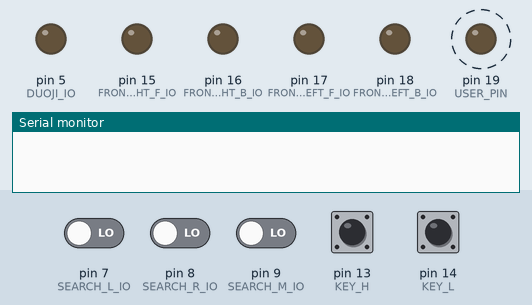
A sketch run on a simulated Arduino Uno, built with avr-gcc and run on an emulated ATmega328P. On the bench: output pins drawn as LEDs (lit = HIGH), the last lines printed to the serial monitor. Dashed ring = blinking. The inputs (shaded band) are chosen by the test bench; at power-on: pin 14 (KEY_L) HIGH, pin 7 (SEARCH_L_IO), pin 8 (SEARCH_R_IO), pin 9 (SEARCH_M_IO), pin 13 (KEY_H) LOW.

Above: at 0.9 s.
1.3 s: pin 13 (KEY_H) pulled HIGH for 3.2 s
6.0 s: pin 7 (SEARCH_L_IO) driven HIGH
At 6.66 s:
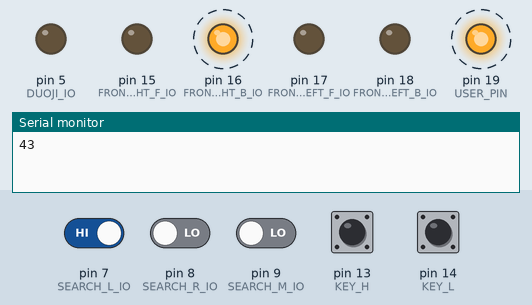
9.0 s: pin 8 (SEARCH_R_IO) driven HIGH
At 9.51 s:
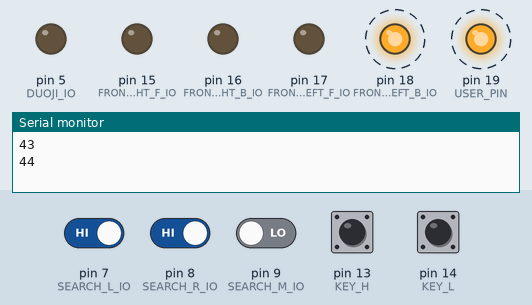
12.0 s: pin 9 (SEARCH_M_IO) driven HIGH
At 12.73 s:
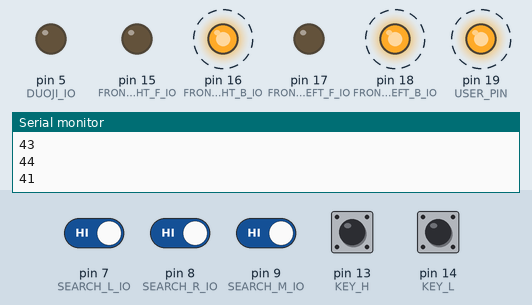
15.0 s: pin 9 (SEARCH_M_IO) driven LOW
At 15.99 s:
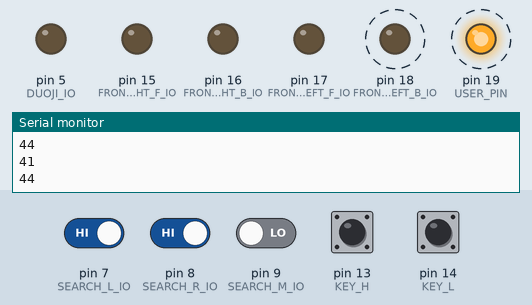
18.0 s: pin 8 (SEARCH_R_IO) driven LOW
At 20.51 s:
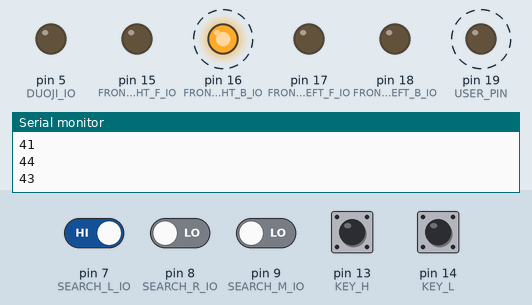
Timing chart, 0 to 22.0 s (numbered marks = the images above; inputs shaded):
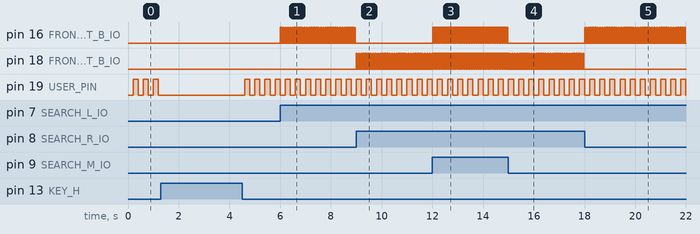

The sketch:

smartcar.ino
```cpp
/********************************* 深圳市航太电子有限公司 *******************************
* 实 验 名 ：小车红外黑线循迹
* 实验说明 ：小车自动沿黑线行驶,按KEY_H键，开始运行，按下KEY_L键，停止运行
* 实验平台 ：流星5号、arduino UNO R3
* 连接方式 ：请参考interface.h文件
* 注    意 ：因地面和轮子的差异，左右转向时需要根据实际需要调节差速的差值
* 作    者 ：航太电子产品研发部    QQ ：1909197536
* 店    铺 ：http://shop120013844.taobao.com/
****************************************************************************************/

#include <MsTimer2.h>
#include "interface.h"
#include <IRremote.h>

//变量定义
int timer_count;
unsigned int speed_count;//占空比计数器 50次一周期
char front_left_speed_duty;
char front_right_speed_duty;
unsigned char tick_5ms = 0;//5ms计数器，作为主函数的基本周期
unsigned char tick_1ms = 0;//1ms计数器，作为电机的基本计数器
unsigned char tick_200ms = 0;
unsigned char switch_flag=0;

char ctrl_comm = COMM_STOP;//控制指令
char ctrl_comm_last = COMM_STOP;
char sys_status = 0;//系统状态 0 停止 1 运行
//函数声明
void CarMove();
void CarGo();
void CarBack();
void CarLeft();
void CarRight();
void CarStop();
void SearchRun();
int KeyScan(void);

#if 1

//根据占空比驱动电机转动
void CarMove()
{
	//左前轮
	if(front_left_speed_duty > 0)//向前
	{
		if(speed_count < front_left_speed_duty)
		{
			FRONT_LEFT_GO;
		}else
		{
			FRONT_LEFT_STOP;
		}
	}
	else if(front_left_speed_duty < 0)//向后
	{
		if(speed_count < (-1)*front_left_speed_duty)
		{
			FRONT_LEFT_BACK;
		}else
		{
			FRONT_LEFT_STOP;
		}
	}
	else                //停止
	{
		FRONT_LEFT_STOP;
	}

	//右前轮
	if(front_right_speed_duty > 0)//向前
	{
		if(speed_count < front_right_speed_duty)
		{
			FRONT_RIGHT_GO;
		}else                //停止
		{
			FRONT_RIGHT_STOP;
		}
	}
	else if(front_right_speed_duty < 0)//向后
	{
		if(speed_count < (-1)*front_right_speed_duty)
		{
			FRONT_RIGHT_BACK;
		}else                //停止
		{
			FRONT_RIGHT_STOP;
		}
	}
	else                //停止
	{
		FRONT_RIGHT_STOP;
	}
}

//向前
void CarGo()
{
	front_left_speed_duty=SPEED_DUTY;
	front_right_speed_duty=SPEED_DUTY;
}

//后退
void CarBack()
{
	front_left_speed_duty=-SPEED_DUTY;
	front_right_speed_duty=-SPEED_DUTY;
}

//向左
void CarLeft()
{
	front_left_speed_duty=0;
	front_right_speed_duty=SPEED_DUTY/2;
}

//向右
void CarRight()
{
	front_left_speed_duty=SPEED_DUTY/2;
	front_right_speed_duty=0;
}

//停止
void CarStop()
{
	front_left_speed_duty=0;
	front_right_speed_duty=0;
}

#endif

void IOInit()
{
	//用户LED
	pinMode(USER_PIN, OUTPUT);
	//KEY
	pinMode(KEY_L, INPUT_PULLUP);
	pinMode(KEY_H, INPUT);
	//红外
	pinMode(IRIN, INPUT);
	//超声波
	pinMode(Echo, INPUT);
    pinMode(Trig, OUTPUT);
	//电机
	pinMode(FRONT_LEFT_F_IO, OUTPUT);
	pinMode(FRONT_LEFT_B_IO, OUTPUT);
	pinMode(FRONT_RIGHT_F_IO, OUTPUT);
	pinMode(FRONT_RIGHT_B_IO, OUTPUT);
	//循迹
	pinMode(SEARCH_M_IO, INPUT);
	pinMode(SEARCH_R_IO, INPUT);
	pinMode(SEARCH_L_IO, INPUT);
	//避障
	pinMode(VOID_R_PIN, INPUT);
	pinMode(VOID_L_PIN, INPUT);
	//舵机
	pinMode(DUOJI_IO, OUTPUT);
	//测速
	pinMode(FRONT_RIGHT_S_IO, INPUT);
	pinMode(FRONT_LEFT_S_IO, INPUT);

}

//读取键值，如果没读到返回 -1
int KeyScan(void)
{
	int value = -1;
	if(KEY_L_DOWN == KEY_L_BIT)
	{
		delay(5);//delay for a while
		if(KEY_L_DOWN == KEY_L_BIT)
		{
			value = KEY_L;
		}
		while(KEY_L_DOWN == KEY_L_BIT);
	}

	if(KEY_H_DOWN == KEY_H_BIT)
	{
		delay(5);//delay for a while
		if(KEY_H_DOWN == KEY_H_BIT)
		{
			value = KEY_H;
		}
		while(KEY_H_DOWN == KEY_H_BIT);
	}
	return value;
}

//循迹，通过判断三个光电对管的状态来控制小车运动
void SearchRun()
{
	//三路都检测到 前进
	if(SEARCH_M_BIT == BLACK_AREA && SEARCH_L_BIT == BLACK_AREA && SEARCH_R_BIT == BLACK_AREA)
	{
		ctrl_comm = COMM_UP;
		return;
	}

	if(SEARCH_R_BIT == BLACK_AREA)//右转
	{
		ctrl_comm = COMM_RIGHT;
	}
	else if(SEARCH_L_BIT == BLACK_AREA)//左转
	{
		ctrl_comm = COMM_LEFT;
	}
	else if(SEARCH_M_BIT == BLACK_AREA)//前进
	{
		ctrl_comm = COMM_UP;
	}
}

//中断处理函数，改变灯的状态
void flash()
{
	tick_5ms++;
	speed_count++;
	if(speed_count >= 50)//50ms周期 //modfied by LC 2015.09.12 9:56
	{
		speed_count = 0;
	}
	CarMove();
}

void setup() {

	IOInit();
	// 初始化串口参数
	Serial.begin(9600);
	MsTimer2::set(1, flash);   // 中断设置函数，每 1ms 进入一次中断
	MsTimer2::start();   //开始计时
	CarStop();
}

void loop() {
	//指令接收部分
	//按键处理
	int key_value;
	key_value = KeyScan();
	if(key_value == KEY_L) sys_status = 0;
	if(key_value == KEY_H) sys_status = 1;
	//执行部分
	if(tick_5ms >= 5)
	{
		tick_5ms = 0;
		tick_200ms++;
		if(tick_200ms >= 40)
		{
			tick_200ms = 0;
			if(switch_flag)
			{
				LED_ON;
				switch_flag = 0;
			}else
			{
				LED_OFF;
				switch_flag = 1;
			}
		}
		if(sys_status == 1)
		{
			SearchRun();
		}else
		{
			ctrl_comm = COMM_STOP;
		}

		//do something
		if(ctrl_comm_last != ctrl_comm)//接收到红外信号
		{
			ctrl_comm_last = ctrl_comm;
			switch(ctrl_comm)
			{
			case COMM_UP:    CarGo();break;
			case COMM_DOWN:  CarBack();break;
			case COMM_LEFT:  CarLeft();break;
			case COMM_RIGHT: CarRight();break;
			case COMM_STOP:  CarStop();break;
			default : break;
			}
            Serial.println(ctrl_comm,HEX);
		}
	}
}
```

interface.h
```cpp
#ifndef __INTERFACE_H_
#define __INTERFACE_H_

#include <Arduino.h>
//IO 接口定义

//用户LED
int USER_PIN = 19;
#define LED_ON digitalWrite(USER_PIN , LOW)
#define LED_OFF digitalWrite(USER_PIN , HIGH)
//用户KEY
int KEY_L = 14;
int KEY_H = 13;
#define KEY_L_BIT digitalRead(KEY_L)
#define KEY_H_BIT digitalRead(KEY_H)

#define KEY_L_DOWN 0
#define KEY_H_DOWN 1
//蓝牙
//int Rx = 0;
//int Tx= 1;

//红外遥控
int IRIN = 4;

//超声波模块
int Echo = 2;
int Trig = 3;

//电机驱动
int FRONT_LEFT_F_IO =  17; //左前前进IO
int FRONT_LEFT_B_IO =  18; //左前后退IO

int FRONT_RIGHT_F_IO =  15; //右前前进IO
int FRONT_RIGHT_B_IO =  16; //右前后退IO

//红外循迹
int SEARCH_M_IO = 9;//中间循迹IO
int SEARCH_R_IO = 8;//右循迹IO
int SEARCH_L_IO = 7;//左循迹IO
#define BLACK_AREA 1
#define WHITE_AREA 0
#define SEARCH_M_BIT digitalRead(SEARCH_M_IO)
#define SEARCH_R_BIT digitalRead(SEARCH_R_IO)
#define SEARCH_L_BIT digitalRead(SEARCH_L_IO)

//循迹避障
int VOID_R_PIN = 10;
int VOID_L_PIN = 6;
#define VOID_R_BIT digitalRead(VOID_R_PIN)
#define VOID_L_BIT digitalRead(VOID_L_PIN)
#define BARRIER_Y 0 //有障碍物
#define BARRIER_N 1  //无障碍物

//舵机IO
int DUOJI_IO = 5;

//速度码盘反馈
int FRONT_RIGHT_S_IO =  11; //右前前进IO
int FRONT_LEFT_S_IO =  12; //左前前进IO
#define FRONT_RIGHT_S_BIT digitalRead(FRONT_RIGHT_S_IO)
#define FRONT_LEFT_S_BIT digitalRead(FRONT_LEFT_S_IO)

//电机运动控制

//左前
#define FRONT_LEFT_GO    digitalWrite(FRONT_LEFT_F_IO , 0) ; digitalWrite(FRONT_LEFT_B_IO , 1)//前进
#define FRONT_LEFT_BACK  digitalWrite(FRONT_LEFT_F_IO , 1); digitalWrite(FRONT_LEFT_B_IO , 0)//后退
#define FRONT_LEFT_STOP  digitalWrite(FRONT_LEFT_F_IO , 0); digitalWrite(FRONT_LEFT_B_IO , 0)//停止

//右前
#define FRONT_RIGHT_GO     digitalWrite(FRONT_RIGHT_F_IO , 0);digitalWrite(FRONT_RIGHT_B_IO , 1)
#define FRONT_RIGHT_BACK   digitalWrite(FRONT_RIGHT_F_IO , 1);digitalWrite(FRONT_RIGHT_B_IO , 0)
#define FRONT_RIGHT_STOP   digitalWrite(FRONT_RIGHT_F_IO , 0);digitalWrite(FRONT_RIGHT_B_IO , 0)

#define SPEED_DUTY 30//默认占空比 按1ms最小分辨率 周期50ms计算 30 /50  60%

//指令定义
//#define COMM_STOP  0x02//停止
//#define COMM_UP    0x62//前进
//#define COMM_DOWN  0xA8//后退
//#define COMM_RIGHT 0xC2//右转
//#define COMM_LEFT  0x22//左转

#define COMM_STOP  'I'//停止
#define COMM_UP    'A'//前进
#define COMM_DOWN  'B'//后退
#define COMM_RIGHT 'D'//右转
#define COMM_LEFT  'C'//左转

#endif
```

Measured:
- after the input at 6.0 s, pin 16 (FRONT_RIGHT_B_IO): alternates HIGH for 0.01 s and LOW for 0.04 s, starting at once
- after the input at 9.0 s, pin 16 (FRONT_RIGHT_B_IO): stops changing and stays LOW; pin 18 (FRONT_LEFT_B_IO): alternates HIGH for 0.01 s and LOW for 0.04 s, starting at once
- after the input at 12.0 s, pin 16 (FRONT_RIGHT_B_IO): alternates HIGH for 0.03 s and LOW for 0.02 s, starting at once
- after the input at 15.0 s, pin 16 (FRONT_RIGHT_B_IO): stops changing and stays LOW
- after the input at 18.0 s, pin 16 (FRONT_RIGHT_B_IO): alternates HIGH for 0.01 s and LOW for 0.04 s, starting at once; pin 18 (FRONT_LEFT_B_IO): stops changing and stays LOW
